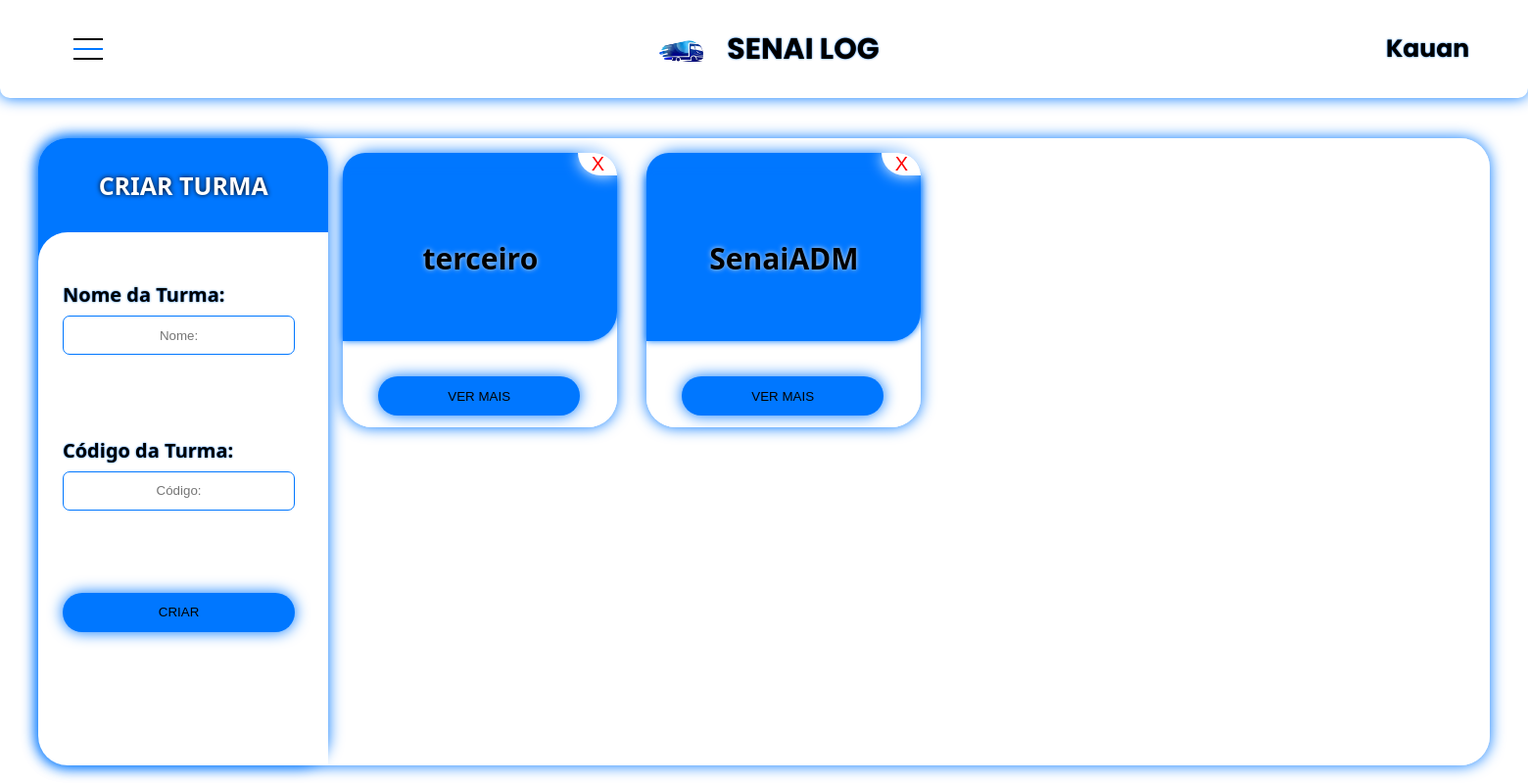
Page /Paginas/turmas.php (signed in) on the earlier database version.
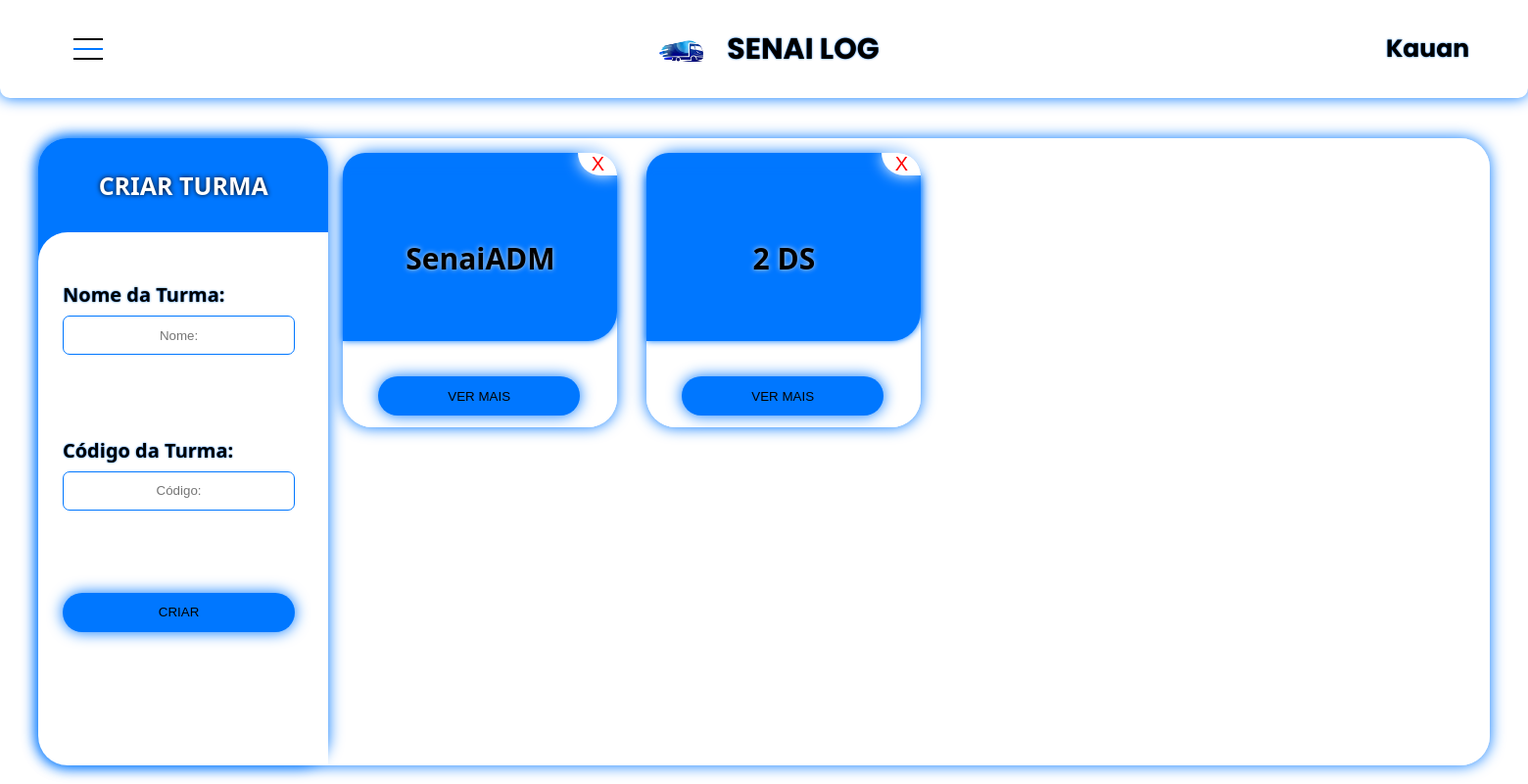
Same page on the later database version.
### tables this page shows
CREATE TABLE `turmas` (
  `codTurma` varchar(255) NOT NULL,
  `nomeTurma` varchar(50) NOT NULL,
  `total_alunos` int(11) DEFAULT 0,
  `data_turma` timestamp NOT NULL DEFAULT current_timestamp() ON UPDATE current_timestamp()
);

### Paginas/turmas.php (the view, shortened to what this page needs)
<!DOCTYPE html>
<html lang="pt-br">
<head>
    <link rel="stylesheet" href="../css/menuhorizontal.css"/>
    <link rel="stylesheet" href="../css/turmas.css"/>
</head>
<body>
<?php
    if (empty($_SESSION['nome'])){
        header('Location: sair.php');
        exit();
    } else {
        echo ' <header>
        <div class="container">
            <div class="main-horizontal">
                <ul class="ul-main">
                    <li class="li-main">
                        <div class="teste">
                            <label for="main-button">
                                <div class="div-button-main">
                                    <span class="button-main"></span>
                                </div>
                        </label>
                            <div class="juntos">
                                <img src="../css/cssimg/logo.png" style="max-width: 85px; max-height: 85px; margin-left: 20px; margin-top: 15px;">
                                <h1>SENAI LOG</h1>
                            </div>
                            <h2>'.$_SESSION['nome'].'</h2>
                        </div>
                    </li>
                </ul>
            </div>
        </div>
    </header>
        <main>
            <div class="container-prin">
                <div class="container-turmas">
                    <div class="criar-turmas">
                        <form class="form" method="post" action="function/criarTurma.php" id="formturma" name="formturma">
                            <div class="titulo-criar-turmas">
                                <h3>CRIAR TURMA</h3>
                            </div>
                            <div class="form-criar-turma">
                                <div class="inpu-criar-turma">
                                    <h4>Nome da Turma:</h4>
                                    <input type="text" placeholder="Nome:" id="nomeTurma" name="nomeTurma" required>
                                </div>
                                <div class="inpu-criar-turma">
                                    <h4>Código da Turma:</h4>
                                    <input type="text" placeholder="Código:" id="codTurma" name="codTurma" required>
                                </div>
                                <div class="inpu-criar-turma">
                                    <button class="button-criar-turma">CRIAR</button>
                                </div>
                            </form>
                        </div>
                    </div>
                    <div class="turmas-criadas">';
                $hostname = "127.0.0.1";
                $user = "root";
                $password = "";
                $database = "logistica";
                $conn = new mysqli($hostname, $user, $password, $database);
                $sql = "SELECT turmas.nomeTurma, turmas.codTurma, turmas.data_turma, COUNT(usuarios.id) AS total_alunos
                        FROM turmas
                        LEFT JOIN usuarios ON turmas.codTurma = usuarios.codTurma
                        GROUP BY turmas.codTurma";
                $result = $conn->query($sql);
                if (!$result) {
                    echo "Error: " . $conn->error;
                } else {
                    if ($result->num_rows > 0) {
                        while($row = $result->fetch_assoc()) {
                            echo "
                                <div class=\"card-turmas\">
                                    <div class=\"delete-div\">
                                        <button class=\"delete-input\" onclick=\"deletarTurma('".$row["codTurma"]."')\">X</button>
                                    </div>
                                    <div class=\"nome-turmas\">
                                        <h5>". $row["nomeTurma"] ."</h5>
                                    </div>
                                    <div class=\"info-turmas\">
                                        <h6>Código: ". $row["codTurma"] ."</h6>
                                        <h6>Alunos matriculados: ". $row["total_alunos"] ."</h6>
                                        <h6>Data: ". $row["data_turma"] ."</h6>
                                        <div class=\"vermaisdiv\">
                                            <button class=\"vermais\" onclick=\"verMais('".$row["codTurma"]."')\">VER MAIS</button>
                                        </div>
                                    </div>
                                </div>
                            ";
                        }
                    } else {
                        echo "<p>Nenhuma turma encontrada.</p>";
                    }
                }
            echo '</div>
                </div>
            </div>
        </main>';
    }
?>
</body>
</html>

Differences in the rows shown:
removed turmas: nomeTurma "terceiro"
added turmas: nomeTurma "2 DS"
